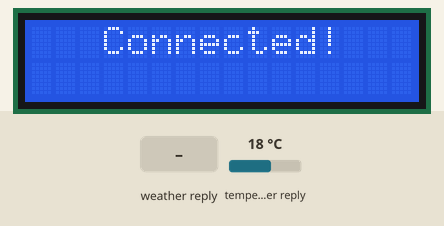
Recording of a sketch running on a simulated ESP32. On the bench: 16×2 character LCD. The inputs (shaded band) are chosen by the test bench; at power-on: temperature in the weather reply 18 °C. WiFi joins after 1.5 s; servers stay silent unless stated; web services answer with replies made up by the test bench; what the sketch prints to the serial monitor is not drawn.

Above: at 1.6 s.
At 3.7 s:
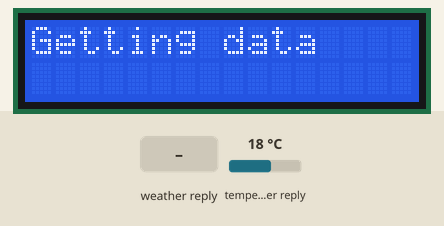
3.8 s: weather in the web reply set to Clear
At 5.2 s:
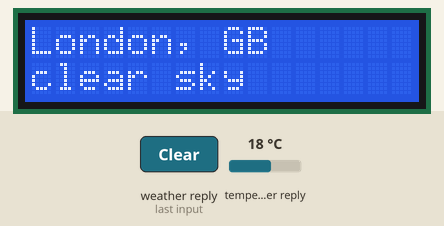
At 10.1 s:
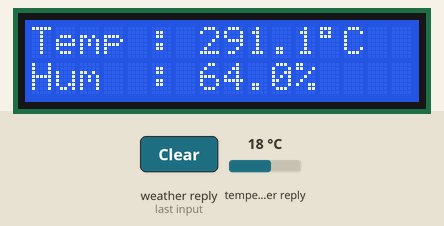
Timing chart, 0 to 11.6 s (numbered marks = the images above; inputs shaded):
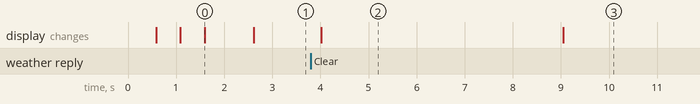

The sketch:

IOTWeatherDisplay__1_.ino
```cpp
#include <WiFi.h>
#include <LiquidCrystal_I2C.h>
#include <ArduinoJson.h>


LiquidCrystal_I2C lcd(0x27, 16, 2);
const char* ssid     = "your ssid";      // SSID of local network
const char* password = "ypur password";   // Password on network
String APIKEY = "your api key";
String CityID = "your city id"; //put your city id from openwheathermap


WiFiClient client;
char servername[] = "api.openweathermap.org"; // remote server we will connect to
String result;

int  counter = 60;

String weatherDescription = "";
String weatherLocation = "";
String Country;
float Temperature;
float Humidity;
float Pressure;
float Wind;
float Clouds;


void setup() {
  Serial.begin(115200);
  Serial.println();
  lcd.begin();
  lcd.backlight();
  lcd.clear();

  // connect to wifi.
   WiFi.begin(ssid, password);
  lcd.print("   Connecting");
  Serial.println("Connecting");


   while (WiFi.status() != WL_CONNECTED) {
    Serial.print(".");
    lcd.print(".");
    delay(500);
  }

  lcd.clear();
  lcd.print("   Connected!");
  Serial.println("Connected");
  delay(1000);

}

void loop() {
  if (counter == 60) //Get new data every 10 minutes
  {
    counter = 0;
    displayGettingData();
    delay(1000);
    getWeatherData();
  } else
  {
    counter++;
    displayWeather(weatherLocation, weatherDescription);
    delay(5000);
    serialMonitorData();
    displayConditions(Temperature, Humidity, Pressure, Wind, Clouds);
    delay(5000);
  }
}

void getWeatherData() //client function to send/receive GET request data.
{
  if (client.connect(servername, 80)) {  //starts client connection, checks for connection
    client.println("GET /data/2.5/weather?id=" + CityID + "&units=metric&APPID=" + APIKEY);
    client.println("Host: api.openweathermap.org");
    client.println("User-Agent: ArduinoWiFi/1.1");
    client.println("Connection: close");
    client.println();
  }
  else {
    Serial.println("connection failed"); //error message if no client connect
    Serial.println();
  }

  while (client.connected() && !client.available()) delay(1); //waits for data
  while (client.connected() || client.available()) { //connected or data available
    char c = client.read(); //gets byte from ethernet buffer
    result = result + c;
  }

  client.stop(); //stop client
  result.replace('[', ' ');
  result.replace(']', ' ');
  Serial.println(result);

  char jsonArray [result.length() + 1];
  result.toCharArray(jsonArray, sizeof(jsonArray));
  jsonArray[result.length() + 1] = '\0';

  StaticJsonBuffer<1024> json_buf;
  JsonObject &root = json_buf.parseObject(jsonArray);
  if (!root.success())
  {
    Serial.println("parseObject() failed");
  }

  String location = root["name"];
  String country = root["sys"]["country"];
  float temperature = root["main"]["temp"];
  float humidity = root["main"]["humidity"];
  String weather = root["weather"]["main"];
  String description = root["weather"]["description"];
  float pressure = root["main"]["pressure"];
  float wind = root["wind"]["speed"];
  float clouds = root["clouds"]["all"];

  weatherDescription = description;
  weatherLocation = location;
  Country = country;
  Temperature = temperature;
  Humidity = humidity;
  Pressure = pressure;
  Wind = wind;
  Clouds = clouds;
}

void displayWeather(String location, String description)
{
  lcd.clear();
  lcd.setCursor(0, 0);
  lcd.print(location);
  lcd.print(", ");
  lcd.print(Country);
  lcd.setCursor(0, 1);
  lcd.print(description);

}

void displayConditions(float Temperature, float Humidity, float Pressure, float Wind, float Clouds)
{
  lcd.clear();
  lcd.print("Temp : ");
  lcd.print(Temperature, 1);
  lcd.print((char)223);
  lcd.print("C ");

  //Printing Humidity
  lcd.setCursor(0, 1);
  lcd.print("Hum  : ");
  lcd.print(Humidity, 1);
  lcd.print("%");

  delay(5000);
  lcd.clear();

 //Printing clouds
  lcd.setCursor(0, 0);
  lcd.print("Clouds : ");
  lcd.print(Clouds, 1);
  lcd.print(" %");

  //Printing Wind
  lcd.setCursor(0, 1);
  lcd.print("Wind : ");
  lcd.print(Wind, 1);
  lcd.print(" m/s");

  delay(5000);
  lcd.clear();


  //Printing Pressure
  lcd.setCursor(0, 0);
  lcd.print("Pres : ");
  lcd.setCursor(0, 1);
  lcd.print(Pressure, 1);
  lcd.print(" hPa");


}

void displayGettingData()
{
  lcd.clear();
  lcd.print("Getting data");
}

void serialMonitorData()
{
  Serial.print("Temp : ");
  Serial.print(Temperature, 1);
  Serial.print("*C ");

  Serial.print("  Hum  : ");
  Serial.print(Humidity, 1);
  Serial.print("%");

  Serial.print(" Pres : ");
  Serial.print(Pressure, 1);
  Serial.print(" hPa");

  Serial.print("  Wind : ");
  Serial.print(Wind, 1);
  Serial.print(" m/s");

  Serial.print("  Clouds : ");
  Serial.print(Clouds, 1);
  Serial.println(" %");
}
```

Measured:
- after the input at 3.8 s, the display: changes after 0.22 s (image 2)
- what the display in image 0 shows lasts 1.0 s, from 1.6 s to 2.6 s
- what the display in image 2 shows lasts 5.0 s, from 4.0 s to 9.0 s
